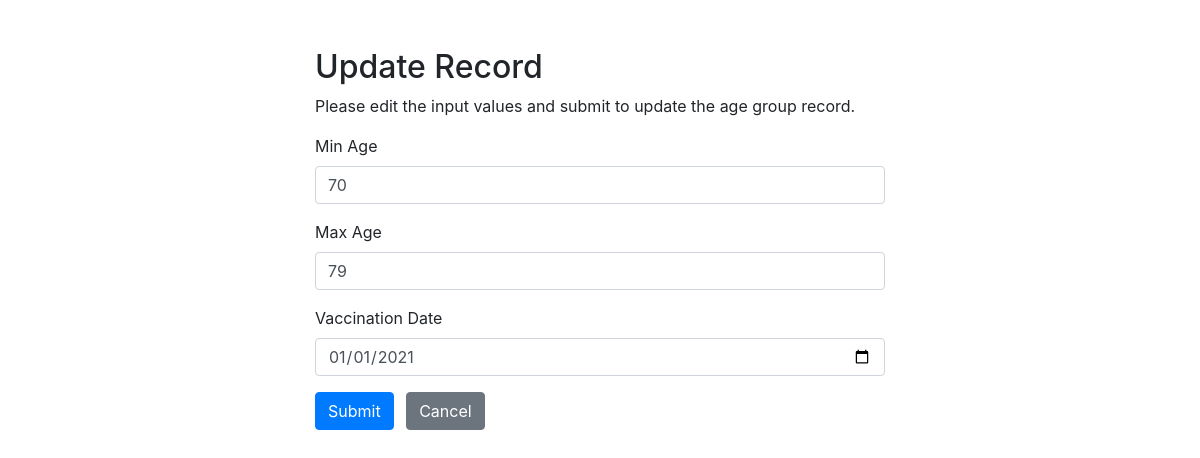
/php/age_group/update.php?age_group_id=2, run on the app's committed database.
### tables this page shows
CREATE TABLE `age_group` (
  `age_group_id` int NOT NULL COMMENT 'primary key',
  `vaccination_date` date DEFAULT NULL COMMENT 'date available for vaccination',
  `min_age` mediumint DEFAULT NULL COMMENT 'minimum age in the group (inclusive)',
  `max_age` mediumint DEFAULT NULL COMMENT 'maximum age in the group (inclusive)',
  PRIMARY KEY (`age_group_id`)
);

### php/age_group/update.php (the view, shortened to what this page needs)
<?php
$link = connect();
$min_age = $max_age = $vaccination_date = "";
$min_age_err = "";
if (isset($_POST["age_group_id"]) && !empty($_POST["age_group_id"])) {
    $age_group_id = $_POST["age_group_id"];
    $input_min_age = (int)(trim($_POST["min_age"]));
    $input_max_age = (int)(trim($_POST["max_age"]));
    if ($input_max_age != 0 && $input_min_age != 0 && $input_min_age > $input_max_age) {
        $min_age_err = "Min age is bigger than Max age";
    }
    if (empty(trim($_POST["min_age"]))) {
        $input_min_age = null;
    }
    if (empty(trim($_POST["max_age"]))) {
        $input_max_age = null;
    }
    if (empty(trim($_POST["vaccination_date"]))) {
        $input_vaccination_date = null;
    } else {
        $input_vaccination_date = trim($_POST["vaccination_date"]);
    }
    if (empty($min_age_err)) {
        $sql = "UPDATE age_group SET min_age=?, max_age=?, vaccination_date=? WHERE age_group_id=?";
        $stmt = mysqli_prepare($link, $sql);
        mysqli_stmt_bind_param($stmt, "iisi", $input_min_age, $input_max_age, $input_vaccination_date, $age_group_id);
        if ($stmt) {
            if (mysqli_stmt_execute($stmt)) {
                header("location: age_group.php");
                exit();
            } else {
                echo "Oops! Something went wrong. Please try again later.";
            }
        }
        mysqli_stmt_close($stmt);
    }
    mysqli_close($link);
} else {
    if (isset($_GET["age_group_id"]) && !empty(trim($_GET["age_group_id"]))) {
        $sql = "SELECT * FROM age_group WHERE age_group_id = ?";
        if ($stmt = mysqli_prepare($link, $sql)) {
            mysqli_stmt_bind_param($stmt, "i", $param_id);
            if (mysqli_stmt_execute($stmt)) {
                $result = mysqli_stmt_get_result($stmt);
                if (mysqli_num_rows($result) == 1) {
                    $row = mysqli_fetch_array($result, MYSQLI_ASSOC);
                    $min_age = $row["min_age"];
                    $max_age = $row["max_age"];
                    $vaccination_date = $row["vaccination_date"];
                } else {
                    header("location: error.php");
                    exit();
                }
            } else {
                echo "Oops! Something went wrong. Please try again later.";
            }
        }
    } else {
        header("location: error.php");
        exit();
    }
}
?>
<!DOCTYPE html>
<html lang="en">
<head>
    <link rel="stylesheet" href="https://stackpath.bootstrapcdn.com/bootstrap/4.5.2/css/bootstrap.min.css">
</head>
<body>
    <div class="wrapper">
        <div class="container-fluid">
            <div class="row">
                <div class="col-md-12">
                    <h2 class="mt-5">Update Record</h2>
                    <p>Please edit the input values and submit to update the age group record.</p>
                    <form action="<?php echo htmlspecialchars(basename($_SERVER['REQUEST_URI'])); ?>" method="post">
                        <div class="form-group">
                            <label>Min Age</label>
                            <input type="number" name="min_age" class="form-control" value="<?php echo $min_age; ?>">
                        </div>
                        <div class="form-group">
                            <label>Max Age</label>
                            <input type="number" name="max_age" class="form-control" value="<?php echo $max_age; ?>">
                        </div>
                        <div class="form-group">
                            <label>Vaccination Date</label>
                            <input type="date" name="vaccination_date" class="form-control" value="<?php echo $vaccination_date; ?>"></input>
                        </div>
                        <input type="submit" class="btn btn-primary" value="Submit">
                        <a href="age_group.php" class="btn btn-secondary ml-2">Cancel</a>
                    </form>
                </div>
            </div>
        </div>
    </div>
</body>
</html>

### php/age_group/update.php (style rules this page uses)
.wrapper { width: 600px; margin: 0 auto; }

### data on the page
age_group: min_age "70", max_age "79", vaccination_date "01/01/2021"
